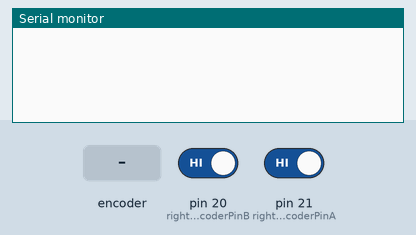
Recording of a sketch running on a simulated Arduino Mega 2560, built with avr-gcc and run on an emulated ATmega2560. Shown: the last lines printed to the serial monitor. The inputs (shaded band) are chosen by the test bench; at power-on: pin 20 (rightMotorEncoderPinB) HIGH, pin 21 (rightMotorEncoderPinA) HIGH.

Above: at 1.2 s.
1.3 s: rotary encoder on pin 21 (rightMotorEncoderPinA) / pin 20 (rightMotorEncoderPinB) turned 1 step (first pin leading)
At 2.6 s:
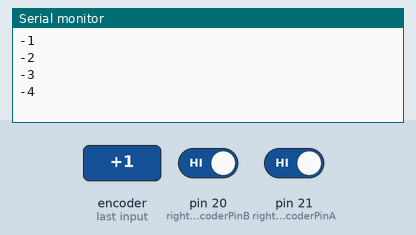
3.0 s: rotary encoder on pin 21 (rightMotorEncoderPinA) / pin 20 (rightMotorEncoderPinB) turned 1 step (first pin leading)
At 3.9 s:
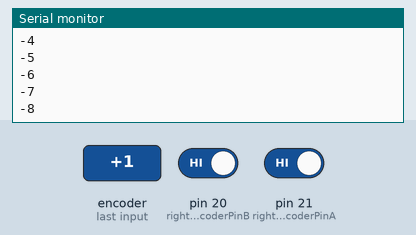
Timing chart, 0 to 6.0 s (numbered marks = the images above; inputs shaded):
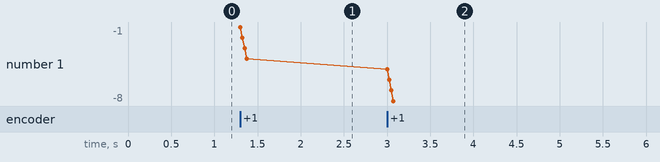

Measured:
- after the input at 1.3 s, the serial monitor: prints a new line at once (image 1)
- after the input at 3.0 s, the serial monitor: prints a new line at once (image 2)
- plotted number 1: -4 → -8 after the input at 3.0 s

The sketch:

ENCODER_master.ino
```cpp
//available pins for arduino mega for interrupts are 2,3,21,20,19,18 and as a Arduino Mega specific case
//must be denoted using numbers 0, 1, 2, 3, 4, 5, 6 when using attachInterrupt(pin)

//basic logic is this: encoder has two channels which oscillate between HIGH and LOW, but they are not identical patterns
//We use arduinos built in interrupt mechanism to monitor state changes in channel A
//There are 4 different scenarios when channel A state changes from high to low or vice versa.

//WHEEL DIRECTION 1 FOR THESE CASES:
//CASE1: When A is HIGH and B is HIGH
//CASE2: When A is LOW and B is LOW

//WHEEL DIRECTION 2 FOR THESE CASES:
//CASE3: When A is HIGH and B is LOW
//CASE4: When A is LOW and B is HIGH

#include <Arduino.h>

const byte rightMotorEncoderPinA = 21; // Arduino mega pin 20 for encoder output A
const byte rightMotorEncoderPinB = 20; // Arduino mega pin 21 for encoder output B

volatile long rightCount = 0; //arduino reference recommends using volatile type when working with counters for interrupts

int protectedCount = 0;
int previousCount = 0;

#define readA digitalRead(rightMotorEncoderPinA)
#define readB digitalRead(rightMotorEncoderPinB)

//#define readA bitRead(PIND,21) //faster than digitalRead()
//#define readB bitRead(PIND,20) //faster than digitalRead()


void setup() {
    Serial.begin(9600);

    pinMode(rightMotorEncoderPinA, INPUT_PULLUP); //must start with inputs Pulled up
    pinMode(rightMotorEncoderPinB, INPUT_PULLUP); //must start with inputs Pulled up

    attachInterrupt(digitalPinToInterrupt(rightMotorEncoderPinA), handleChangeA, CHANGE); //so without using digitalPinToInterrupt I assign the pin directly to 3 which is pin 20 on the arduino mega
    attachInterrupt(digitalPinToInterrupt(rightMotorEncoderPinB), handleChangeB, CHANGE); //so without using digitalPinToInterrupt I assign the pin directly to 2 which is pin 21 on the arduino mega
}

void loop() {
  //noInterrupts();
  //protectedCount = rightCount;
  //interrupts();

  //if(protectedCount != previousCount) {
  //  Serial.println(protectedCount);
  //}
  //previousCount = protectedCount;
  ///Serial.println(rightCount);
}

void handleChangeB() {
    if(readA != readB) {
        rightCount++;
        Serial.println(rightCount);
    } else {
        rightCount--;
        Serial.println(rightCount);
    }
}

void handleChangeA() {
    if(readA == readB) {
        rightCount++;
        Serial.println(rightCount);
    } else {
        rightCount--;
        Serial.println(rightCount);
    }
}
```
